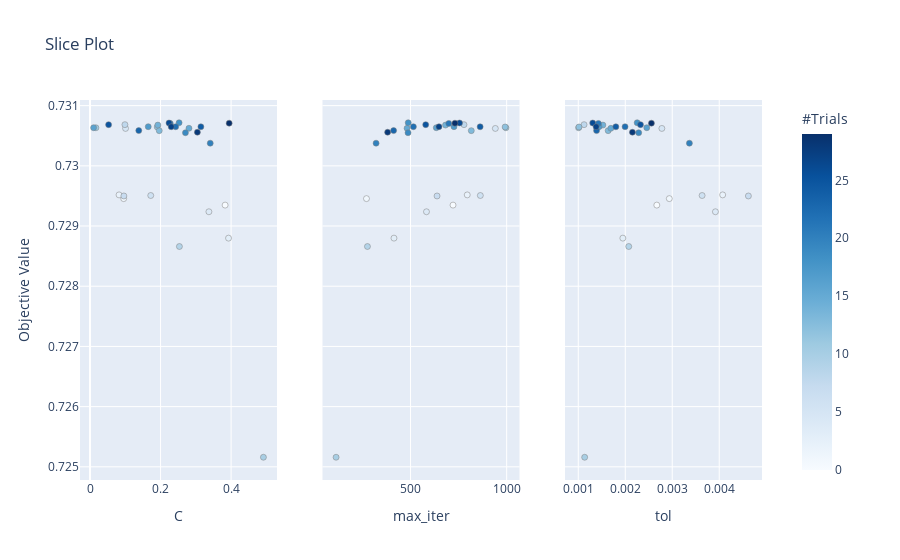

The cell this chart's notebook holds for it:
### Code cell
###################################################################################################
# Select parameters to visualize.
plot_slice(study, params=['max_iter', 'C', 'tol'])

### Figure 1 — Plotly figure (JSON) as saved in the notebook; plotly's stock layout.template omitted (floating-point values rounded to 4 significant figures)
{"data": [{"marker": {"color": [0, 1, 2, 3, 4, 5, 6, 7, 8, 9, 10, 11, 12, 13, 14, 15, 16, 17, 18, 19, 20, 21, 22, 23, 24, 25, 26, 27, 28, 29], "colorbar": {"title": {"text": "#Trials"}, "x": 1, "xpad": 40}, "colorscale": [[0, "rgb(247,251,255)"], [0.125, "rgb(222,235,247)"], [0.25, "rgb(198,219,239)"], [0.375, "rgb(158,202,225)"], [0.5, "rgb(107,174,214)"], [0.625, "rgb(66,146,198)"], [0.75, "rgb(33,113,181)"], [0.875, "rgb(8,81,156)"], [1, "rgb(8,48,107)"]], "line": {"color": "Grey", "width": 0.5}, "showscale": true}, "mode": "markers", "showlegend": false, "type": "scatter", "x": [0.3831, 0.09541, 0.08231, 0.3927, 0.3371, 0.1007, 0.1722, 0.09596, 0.09897, 0.2534, 0.4917, 0.01668, 0.1905, 0.1963, 0.1923, 0.2805, 0.01013, 0.1651, 0.2525, 0.2705, 0.3408, 0.2275, 0.2429, 0.1382, 0.3144, 0.05267, 0.2239, 0.2302, 0.3044, 0.3945], "xaxis": "x", "y": [0.7293, 0.7295, 0.7295, 0.7288, 0.7292, 0.7306, 0.7295, 0.7295, 0.7307, 0.7287, 0.7252, 0.7306, 0.7306, 0.7306, 0.7307, 0.7306, 0.7306, 0.7307, 0.7307, 0.7306, 0.7304, 0.7307, 0.7306, 0.7306, 0.7306, 0.7307, 0.7307, 0.7306, 0.7306, 0.7307], "yaxis": "y"}, {"marker": {"color": [0, 1, 2, 3, 4, 5, 6, 7, 8, 9, 10, 11, 12, 13, 14, 15, 16, 17, 18, 19, 20, 21, 22, 23, 24, 25, 26, 27, 28, 29], "colorbar": {"title": {"text": "#Trials"}, "x": 1, "xpad": 40}, "colorscale": [[0, "rgb(247,251,255)"], [0.125, "rgb(222,235,247)"], [0.25, "rgb(198,219,239)"], [0.375, "rgb(158,202,225)"], [0.5, "rgb(107,174,214)"], [0.625, "rgb(66,146,198)"], [0.75, "rgb(33,113,181)"], [0.875, "rgb(8,81,156)"], [1, "rgb(8,48,107)"]], "line": {"color": "Grey", "width": 0.5}, "showscale": false}, "mode": "markers", "showlegend": false, "type": "scatter", "x": [721, 271, 795, 414, 583, 941, 863, 638, 778, 276, 113, 996, 992, 816, 682, 482, 634, 726, 488, 487, 321, 699, 515, 412, 862, 579, 755, 648, 381, 731], "xaxis": "x2", "y": [0.7293, 0.7295, 0.7295, 0.7288, 0.7292, 0.7306, 0.7295, 0.7295, 0.7307, 0.7287, 0.7252, 0.7306, 0.7306, 0.7306, 0.7307, 0.7306, 0.7306, 0.7307, 0.7307, 0.7306, 0.7304, 0.7307, 0.7306, 0.7306, 0.7306, 0.7307, 0.7307, 0.7306, 0.7306, 0.7307], "yaxis": "y2"}, {"marker": {"color": [0, 1, 2, 3, 4, 5, 6, 7, 8, 9, 10, 11, 12, 13, 14, 15, 16, 17, 18, 19, 20, 21, 22, 23, 24, 25, 26, 27, 28, 29], "colorbar": {"title": {"text": "#Trials"}, "x": 1, "xpad": 40}, "colorscale": [[0, "rgb(247,251,255)"], [0.125, "rgb(222,235,247)"], [0.25, "rgb(198,219,239)"], [0.375, "rgb(158,202,225)"], [0.5, "rgb(107,174,214)"], [0.625, "rgb(66,146,198)"], [0.75, "rgb(33,113,181)"], [0.875, "rgb(8,81,156)"], [1, "rgb(8,48,107)"]], "line": {"color": "Grey", "width": 0.5}, "showscale": false}, "mode": "markers", "showlegend": false, "type": "scatter", "x": [0.002671, 0.002937, 0.004073, 0.001949, 0.003919, 0.002779, 0.003635, 0.00462, 0.001123, 0.002074, 0.001136, 0.001007, 0.001015, 0.001636, 0.001524, 0.001694, 0.002458, 0.001443, 0.002253, 0.002286, 0.003365, 0.001429, 0.001996, 0.001389, 0.0018, 0.002324, 0.001307, 0.00138, 0.002152, 0.002556], "xaxis": "x3", "y": [0.7293, 0.7295, 0.7295, 0.7288, 0.7292, 0.7306, 0.7295, 0.7295, 0.7307, 0.7287, 0.7252, 0.7306, 0.7306, 0.7306, 0.7307, 0.7306, 0.7306, 0.7307, 0.7307, 0.7306, 0.7304, 0.7307, 0.7306, 0.7306, 0.7306, 0.7307, 0.7307, 0.7306, 0.7306, 0.7307], "yaxis": "y3"}], "layout": {"title": {"text": "Slice Plot"}, "xaxis": {"anchor": "y", "domain": [0, 0.2889], "title": {"text": "C"}}, "xaxis2": {"anchor": "y2", "domain": [0.3556, 0.6444], "title": {"text": "max_iter"}}, "xaxis3": {"anchor": "y3", "domain": [0.7111, 1], "title": {"text": "tol"}}, "yaxis": {"anchor": "x", "domain": [0, 1], "title": {"text": "Objective Value"}}, "yaxis2": {"anchor": "x2", "domain": [0, 1], "matches": "y", "showticklabels": false}, "yaxis3": {"anchor": "x3", "domain": [0, 1], "matches": "y", "showticklabels": false}}}
